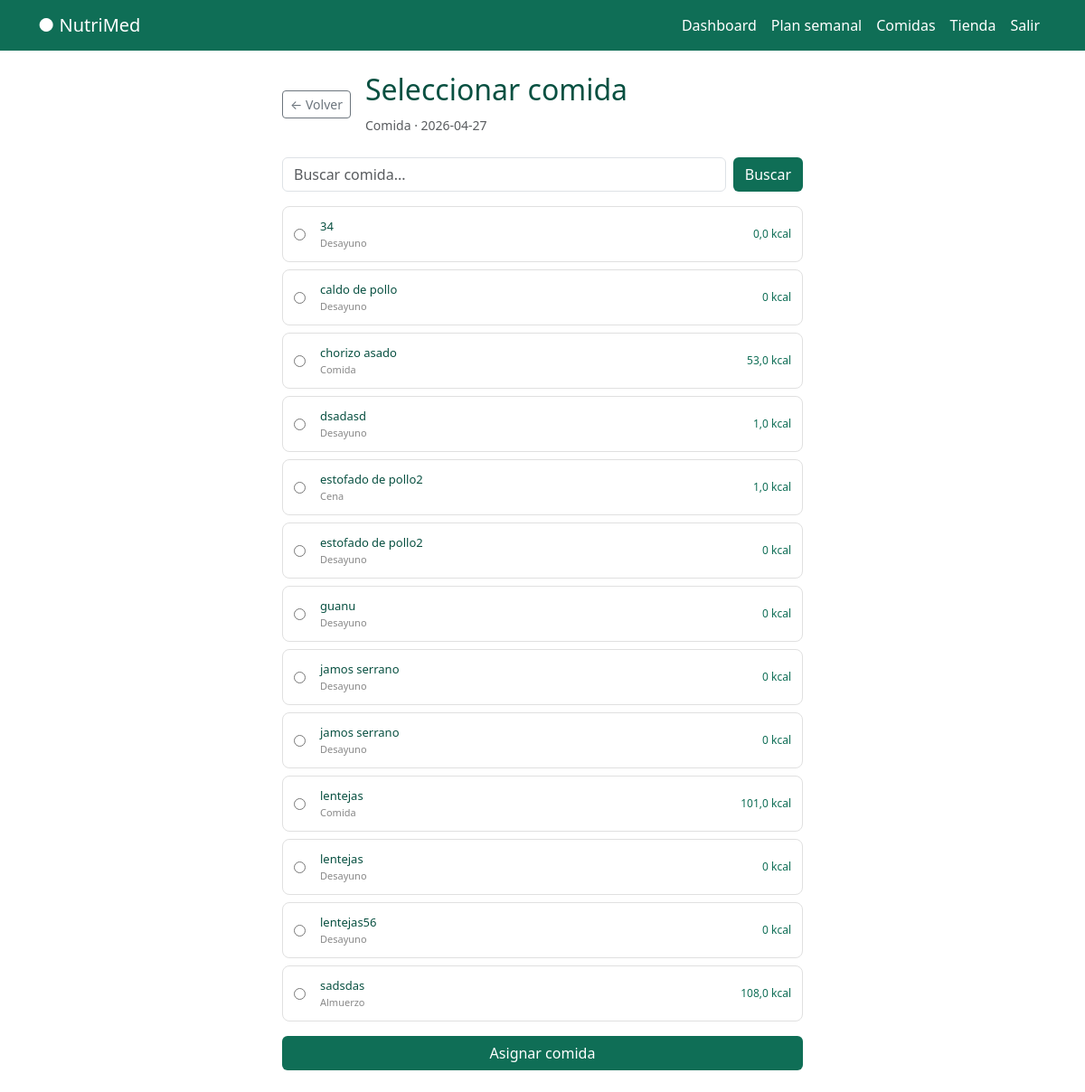
The app's page /plan/seleccionar/2026-04-27/comida/ (signed in) with its own data.
### alimentos/models.py (models this page shows, shortened)
class Comida(models.Model):
    TURNOS = [
            ('desayuno', 'Desayuno'),
            ('almuerzo', 'Almuerzo'),
            ('comida', 'Comida'),
            ('merienda', 'Merienda'),
            ('cena', 'Cena'),
        ]
    usuario = models.ForeignKey(User, on_delete=models.CASCADE)
    nombre = models.CharField(max_length=200)
    turno = models.CharField(max_length=20, choices=TURNOS)
    ingredientes = models.ManyToManyField(Alimentos, through="ComidaIngrediente")
    creado = models.DateTimeField(auto_now_add=True)
    class Meta:
        ordering = ['nombre']
    def calcular_macros(self):
        totales = {'calorias': 0, 'proteinas': 0, 'hidratos': 0, 'grasas': 0}
        for ci in self.comidaingrediente_set.all():
            factor = float(ci.cantidad) / 100
            totales['calorias'] += float(ci.alimento.calorias) * factor
            totales['proteinas'] += float(ci.alimento.proteinas) * factor
            totales['hidratos'] += float(ci.alimento.hidratos) * factor
            totales['grasas'] += float(ci.alimento.grasas) * factor
        return {k: round(v,1) for k, v in totales.items()}

class ComidaIngrediente(models.Model):
    comida = models.ForeignKey(Comida, on_delete=models.CASCADE)
    alimento = models.ForeignKey(Alimentos, on_delete=models.CASCADE)
    cantidad = models.DecimalField(max_digits=6, decimal_places=2, help_text='Cantidad')

class Alimentos(models.Model):
    GRUPOS = [
       ('verdura', 'Verdura'),
        ('fruta', 'Fruta'),
        ('cereal', 'Cereal'),
        ('legumbre', 'Legumbre'),
        ('proteina', 'Proteína'),
        ('lacteo', 'Lácteo'),
        ('grasa', 'Grasa'),
        ('otro', 'Otro'),
    ]
    PERFIL = [
         ('apto', 'Apto'),
        ('moderado', 'Moderado'),
        ('evitar', 'Evitar'),
    ]
    usuario = models.ForeignKey(User, on_delete=models.CASCADE)
    nombre = models.CharField(max_length=200)
    grupo = models.CharField(max_length=50, choices=GRUPOS)
    calorias = models.DecimalField(max_digits=6, decimal_places=2)
    proteinas = models.DecimalField(max_digits=5, decimal_places=2)
    hidratos = models.DecimalField(max_digits=5, decimal_places=2)
    grasas = models.DecimalField(max_digits=5, decimal_places=2)
    fibra = models.DecimalField(max_digits=5, decimal_places=2, default=0)
    sodio = models.DecimalField(max_digits=6, decimal_places=2, default=0)
    perfil_medico = models.CharField(max_length=20, choices=PERFIL, default='apto')
    notas = models.TextField(blank=True)
    creado = models.DateTimeField(auto_now_add=True)
    class Meta:
        ordering = ['nombre']

### alimentos/views.py (the view, shortened to what this page needs)
# urls.py: path('plan/seleccionar/<str:fecha>/<str:turno>/', alimentos_views.seleccionar_comida_slot, name='seleccionar_comida_slot'),
@login_required
def seleccionar_comida_slot(request, fecha, turno):
    repo = ComidaRepository(request.user)
    query = request.GET.get('q', '').strip()
    if query:
        comidas = repo.get_by_name(query)
    else:
        comidas = repo.get_all()
    context = {
        'comidas': comidas,
        'fecha': fecha,
        'turno': turno,
        'query': query,
        'turno_label': dict(SlotDieta.TURNOS).get(turno, turno),
    }
    return render(request, 'plan/seleccionar_comida.html', context)

### alimentos/repositories.py (called while the page is built)
    def get_all(self):
        return Comida.objects.filter(usuario=self.usuario)

### templates/plan/seleccionar_comida.html (shortened to what this page needs)
{% extends 'base.html' %}
{% block content %}
<div class="container py-4" style="max-width:600px">
  <div class="d-flex align-items-center gap-3 mb-4">
    <a href="{% url 'plan_semanal' %}" class="btn btn-outline-secondary btn-sm">← Volver</a>
    <div>
      <h2 style="color:#085041">Seleccionar comida</h2>
      <span class="text-muted small">{{ turno_label }} · {{ fecha }}</span>
    </div>
  </div>
  <form method="GET" class="d-flex gap-2 mb-3">
    <input type="text" name="q" value="{{ query }}" class="form-control" placeholder="Buscar comida...">
    <button type="submit" class="btn text-white" style="background:#0F6E56">Buscar</button>
  </form>
  <form method="POST">
    <div class="d-flex flex-column gap-2">
      {% for comida in comidas %}
      <label style="border:0.5px solid #e0e0e0;border-radius:8px;padding:12px;cursor:pointer;display:flex;justify-content:space-between;align-items:center">
        <div class="d-flex align-items-center gap-3">
          <input type="radio" name="comida_id" value="{{ comida.id }}" required>
          <div>
            <div style="font-size:13px;font-weight:500;color:#085041">{{ comida.nombre }}</div>
            <div style="font-size:11px;color:#888">{{ comida.get_turno_display }}</div>
          </div>
        </div>
        <span style="font-size:12px;color:#0F6E56;font-weight:500">{{ comida.calcular_macros.calorias }} kcal</span>
      </label>
      {% empty %}
      <div class="text-center text-muted py-4">
        No hay comidas. <a href="{% url 'crear_comida' %}" style="color:#0F6E56">Crea una primero</a>
      </div>
      {% endfor %}
    </div>
    {% if comidas %}
    <button type="submit" class="btn text-white mt-3 w-100" style="background:#0F6E56">Asignar comida</button>
    {% endif %}
  </form>
</div>
{% endblock %}

### records on screen
Comida: nombre "34", turno "Desayuno", calcular_macros.calorias "0,0"
Comida: nombre "caldo de pollo", turno "Desayuno", calcular_macros.calorias "0"
Comida: nombre "chorizo asado", turno "Comida", calcular_macros.calorias "53,0"
Comida: nombre "dsadasd", turno "Desayuno", calcular_macros.calorias "1,0"
Comida: nombre "estofado de pollo2", turno "Cena", calcular_macros.calorias "1,0"
Comida: nombre "estofado de pollo2", turno "Desayuno", calcular_macros.calorias "0"
Comida: nombre "guanu", turno "Desayuno", calcular_macros.calorias "0"
Comida: nombre "jamos serrano", turno "Desayuno", calcular_macros.calorias "0"
Comida: nombre "jamos serrano", turno "Desayuno", calcular_macros.calorias "0"
Comida: nombre "lentejas", turno "Comida", calcular_macros.calorias "101,0"
Comida: nombre "lentejas", turno "Desayuno", calcular_macros.calorias "0"
Comida: nombre "lentejas56", turno "Desayuno", calcular_macros.calorias "0"
Comida: nombre "sadsdas", turno "Almuerzo", calcular_macros.calorias "108,0"

### other values on screen
{{ turno_label }} "Comida"
{{ fecha }} "2026-04-27"
